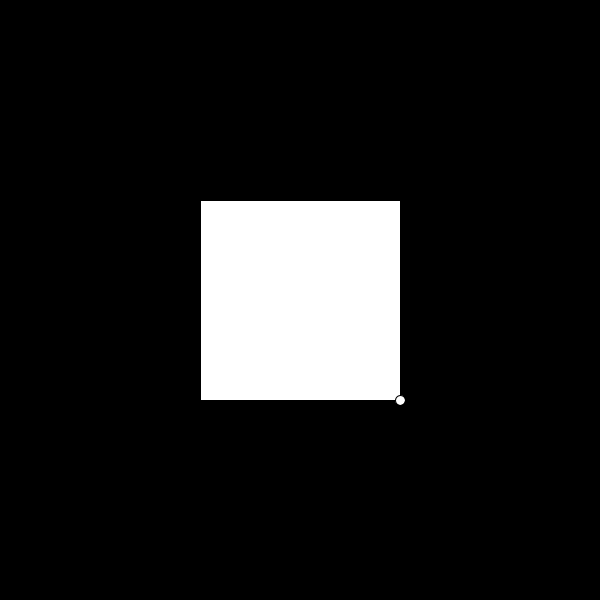
Frame 1 (no input)
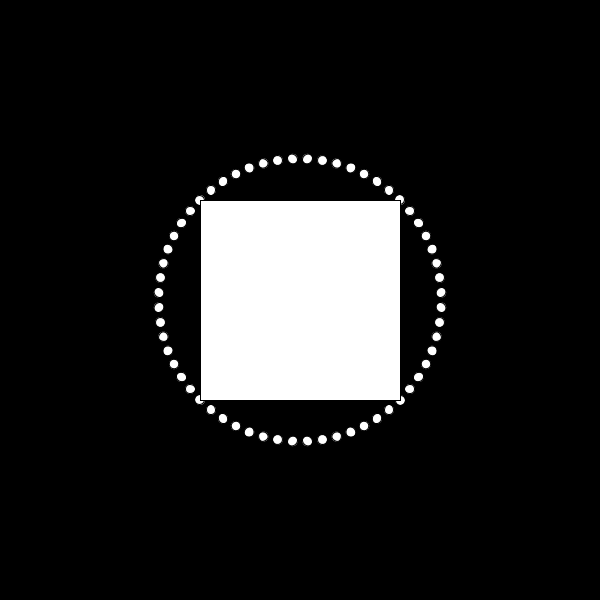
Frame 60 (the mouse pressed at the canvas centre just before this capture)
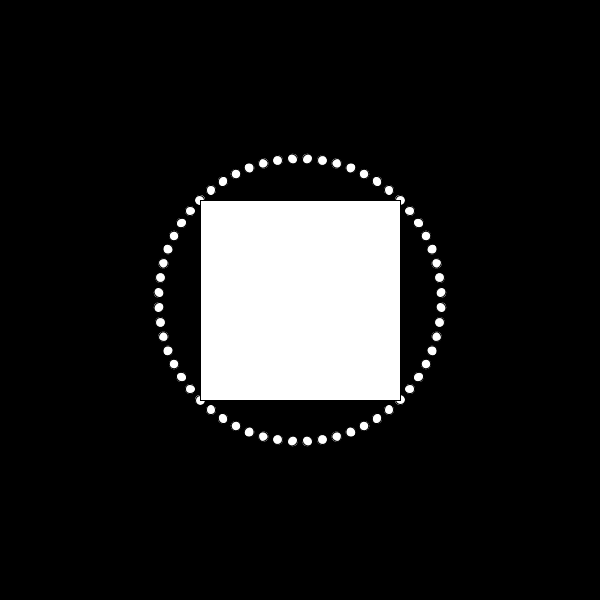
Frame 120 (the mouse held since frame 60 and released just before this capture)

The Processing sketch that drew these frames (run headless with seeded random() and noise(); from frame 60 on, the mouse is pressed at the canvas centre):

// Processing sketch: ad_transformation_rotate2
// ── ad_transformation_rotate2.pde
float angle=0.0, angle1=0.0;

void setup(){
  size(600, 600);
  background(0);
}
void draw(){
  translate(height/2, width/2);
  rect(-100, -100, 200,200);

  rotate(angle);
  ellipse(100,100,10,10);
  angle+=PI/30;
}
